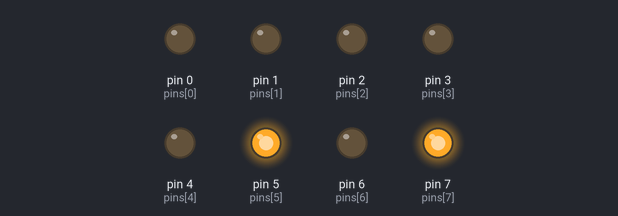
The sketch below on a simulated Arduino Uno, built with avr-gcc and run on an emulated ATmega328P. Shown: output pins drawn as LEDs (lit = HIGH).

Above: at 0.5 s.
At 2.5 s:
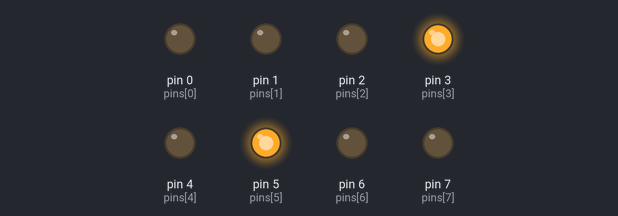
At 3.5 s:
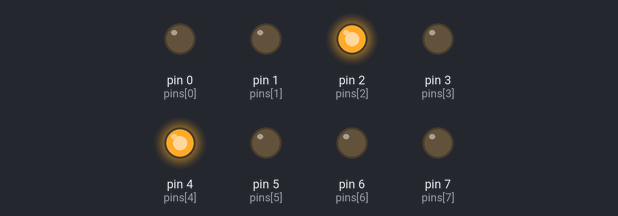
At 4.5 s:
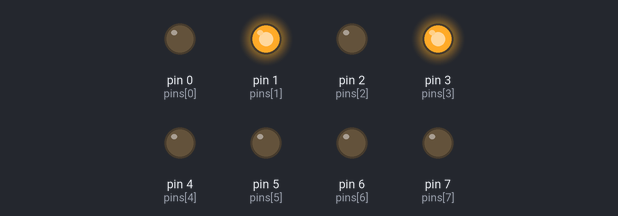
At 6.5 s:
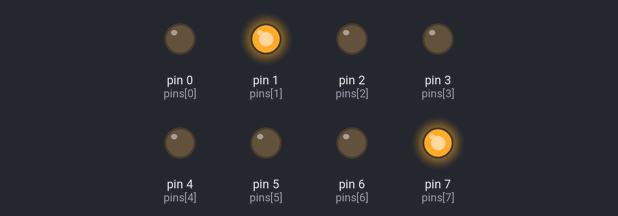
At 9.5 s:
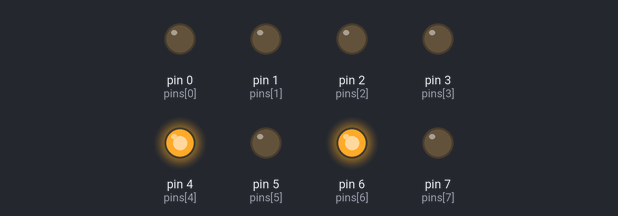
Timing chart, 0 to 10.4 s (numbered marks = the images above):
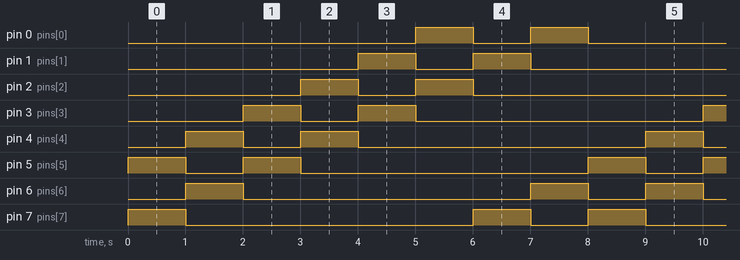

Measured:
- by itself, pin 6 (pins[6]), pin 7 (pins[7]): repeats every 8.0 s: LOW 5.0 s, HIGH 1.0 s, LOW 1.0 s, HIGH 1.0 s
- by itself, pin 0 (pins[0]), pin 1 (pins[1]), pin 2 (pins[2]), pin 3 (pins[3]), pin 4 (pins[4]), pin 5 (pins[5]): repeats every 8.0 s: LOW 1.0 s, HIGH 1.0 s, LOW 5.0 s, HIGH 1.0 s
- by itself, everything shown: repeats every 8.0 s, in 8 steps

The sketch:

EX_12_01.ino
```cpp
int pins[] = {0, 1, 2, 3, 4, 5, 6, 7};
byte pattern = 0xA0;

byte circular_shift_right(byte p, byte n) {
  return (p >> n) | (p << (8 - n));
}

void setup() {
  for (int i = 0; i < 8; i++) {
    pinMode(pins[i], OUTPUT);
  }
}

void loop() {
  for (int i = 0; i < 8; i++) {
    boolean state = (pattern >> i) & 1;
    digitalWrite(pins[i], state);
  }

  pattern = circular_shift_right(pattern, 1);
  delay(1000);
}
```
